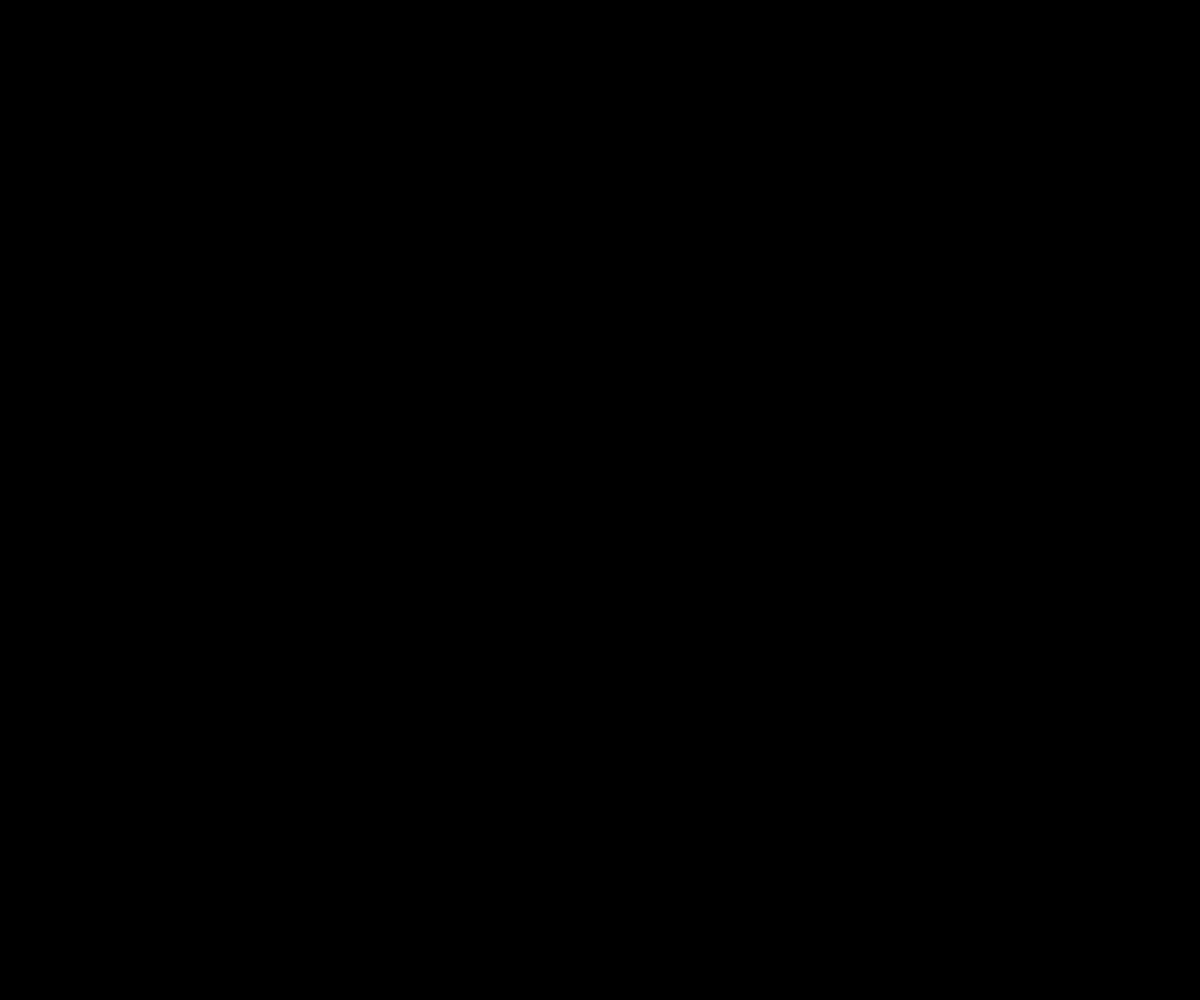
Frame 1 (no input)
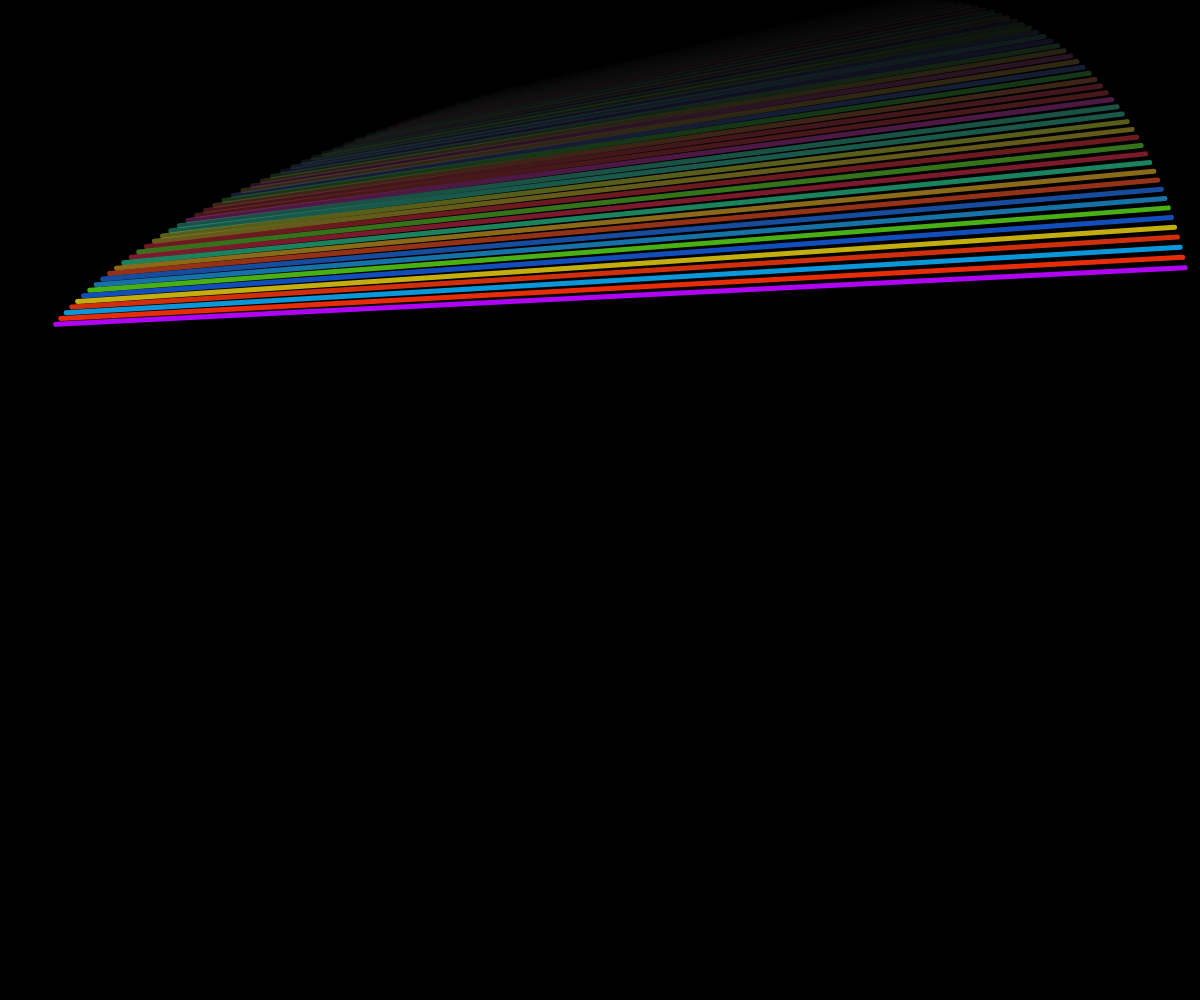
Frame 60 (no input)
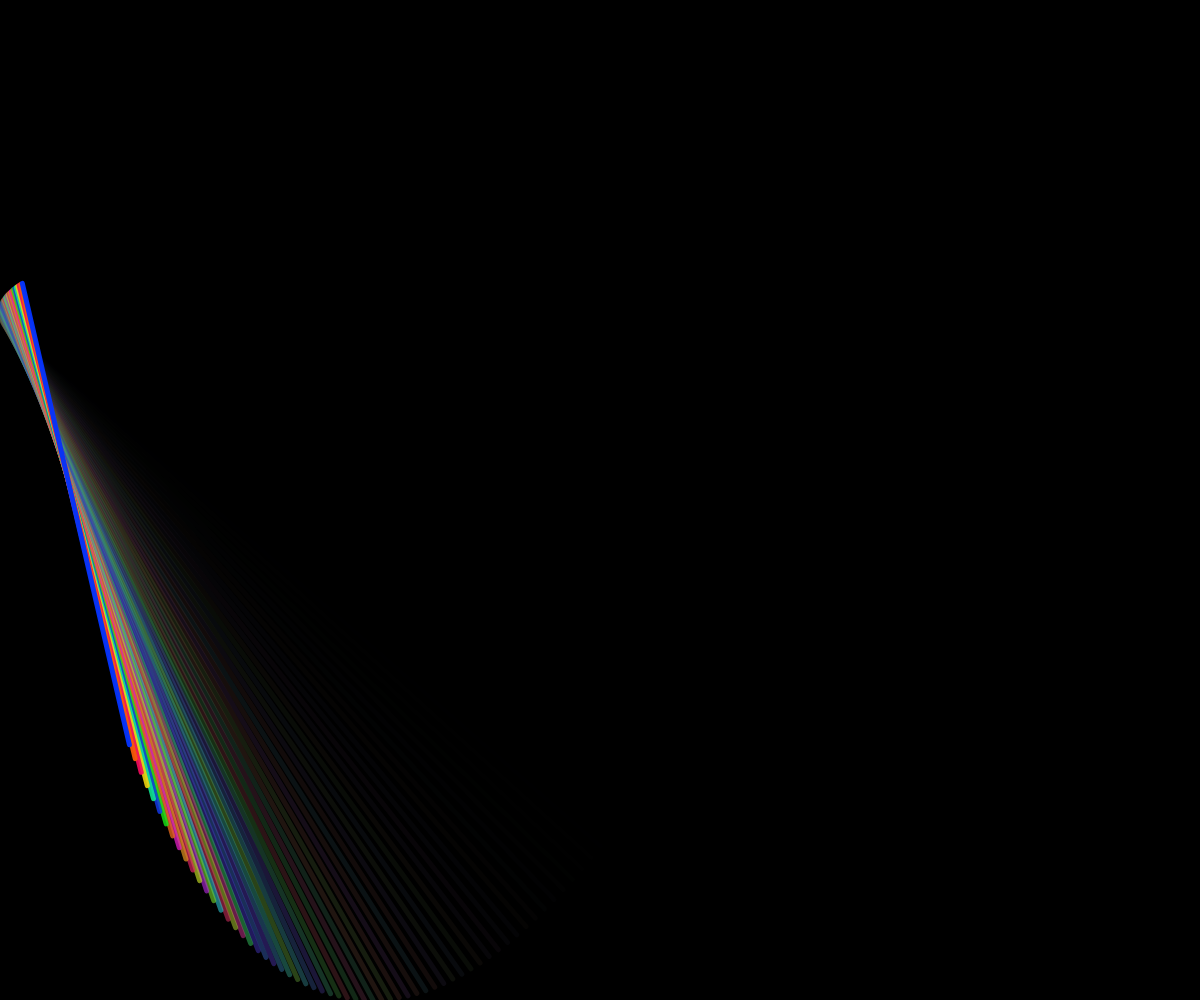
Frame 120 (the mouse pressed at the canvas centre since frame 60)

The p5.js sketch that drew these frames (run headless with seeded random() and noise() and a simulated clock; from frame 60 on, the mouse is pressed at the canvas centre):

// p5.js sketch
// ── sketch.js
const MAXLINES = 70;
const RESET = 2000;

let W, H;
let w0, w1, w2, w3;
let a0, a1, a2, a3;
let t = 0, hist = [];

function newParam() {
  w0 = random(-0.04, 0.04);
  w1 = random(-0.04, 0.04);
  w2 = random(-0.04, 0.04);
  w3 = random(-0.04, 0.04);
  a0 = random(TWO_PI);
  a1 = random(TWO_PI);
  a2 = random(TWO_PI);
  a3 = random(TWO_PI);
}

function mousePressed() {
  if (mouseX >= 10 && mouseY >= 10 && mouseX < width - 10 && mouseY < height - 10) {
    newParam();
    return false;
  }
}

function windowResized() {
  resizeCanvas(windowWidth, windowHeight);
  W = width / 2;
  H = height / 2;
}

function setup() {
  createCanvas(windowWidth, windowHeight);
  W = width / 2;
  H = height / 2;
  strokeWeight(5);
  colorMode(HSB);
  newParam();
}

function draw() {
  hist.push({
    x0: W * cos(w0 * t + a0),
    y0: H * sin(w1 * t + a1),
    x1: W * cos(w2 * t + a2),
    y1: H * sin(w3 * t + a3),
    h: random(360)
  });
  if (hist.length > MAXLINES) {
    hist.splice(0, 1);
  }

  translate(W, H);
  scale(1, -1);
  background(0);
  
  for (let i = 0; i < hist.length; ++i) {
    const g = i / hist.length;  // lineair gradient
    const q = g * g;            // quadratic gradient
    stroke(hist[i].h, 100 * g, 100 * g, q);
    line(hist[i].x0, hist[i].y0, hist[i].x1, hist[i].y1);
  }
  
  if (++t == RESET) {
    t = 0;
    newParam();
  }
}
